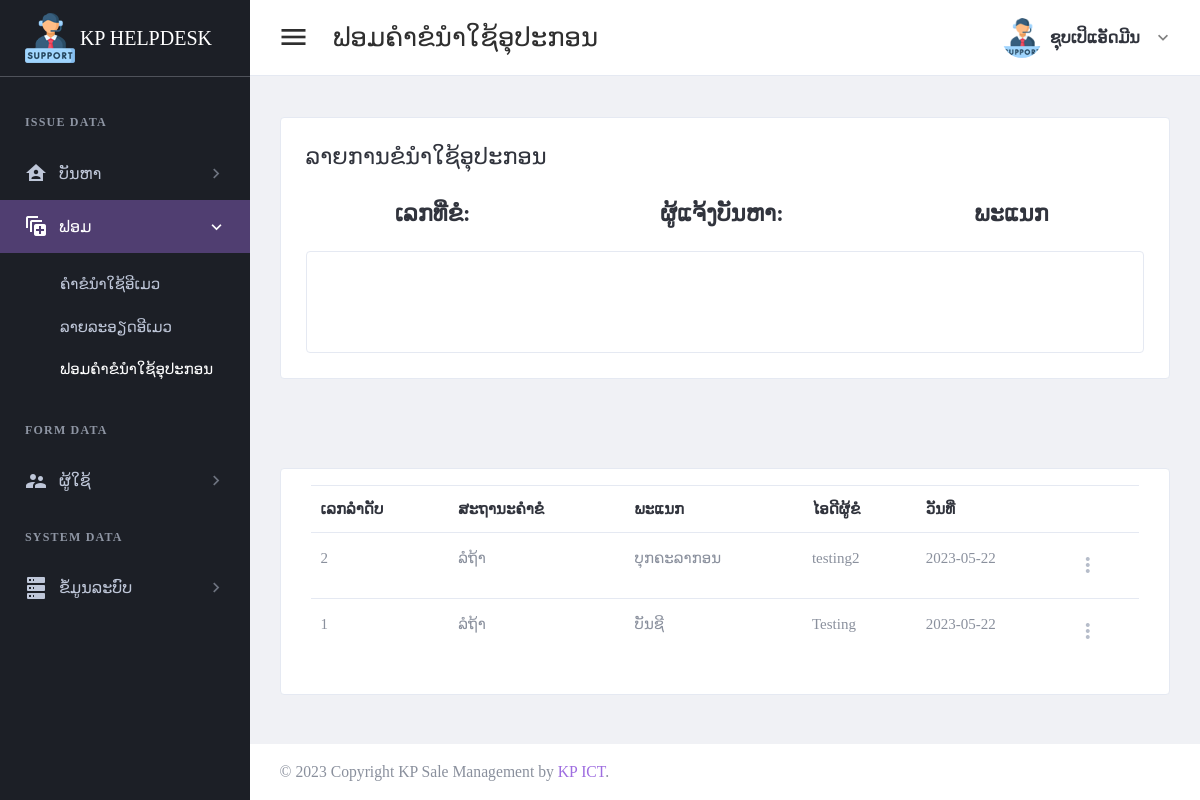
The page /page/check-request-use-item.php (signed in) on the database as committed earlier.
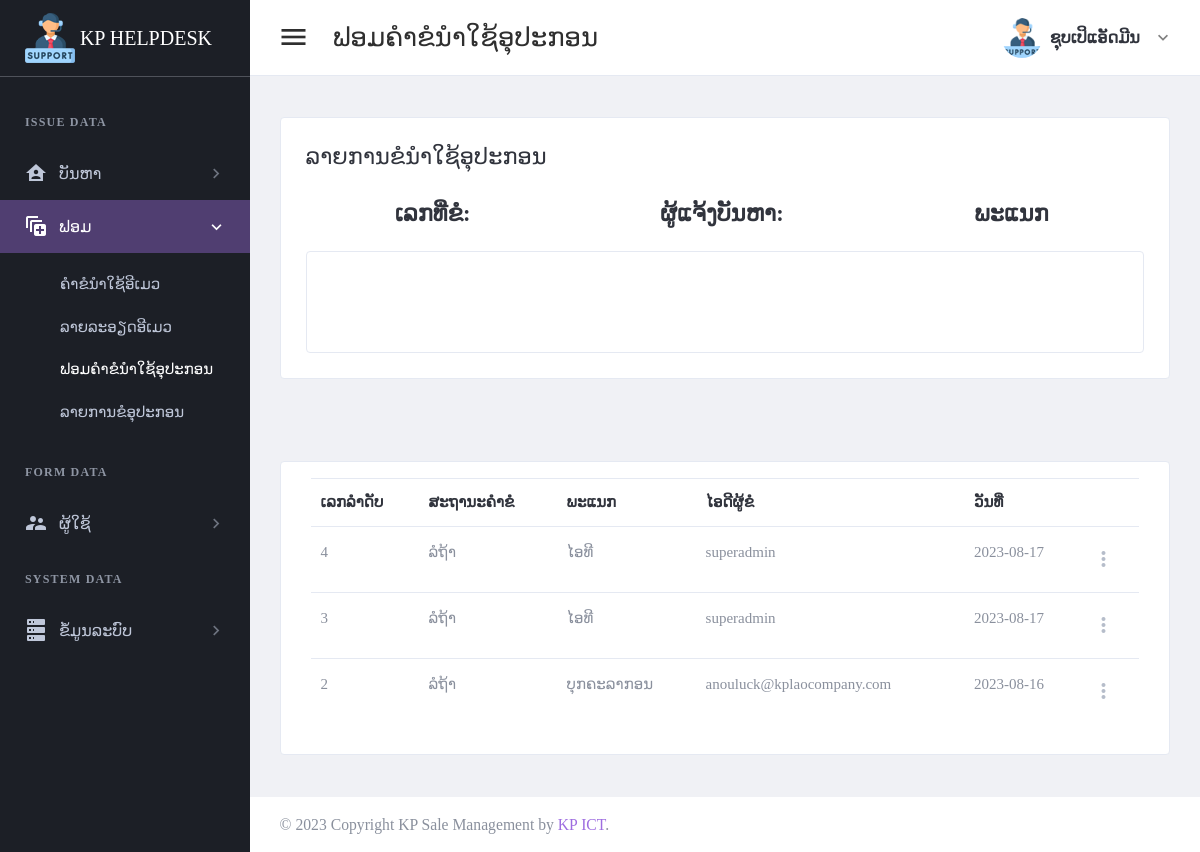
The same page on the database as committed later.
### tables this page shows
CREATE TABLE `tbl_header_title` (
  `ht_id` int(11) NOT NULL,
  `ht_name` varchar(300) DEFAULT NULL
);

CREATE TABLE `tbl_sub_title` (
  `st_id` int(11) NOT NULL,
  `st_name` varchar(300) DEFAULT NULL,
  `icon_code` varchar(100) DEFAULT NULL,
  `ht_id` int(11) DEFAULT NULL
);

CREATE TABLE `tbl_page_title` (
  `pt_id` int(11) NOT NULL,
  `pt_name` varchar(300) DEFAULT NULL,
  `ptf_name` varchar(100) DEFAULT NULL,
  `st_id` int(11) DEFAULT NULL
);

CREATE TABLE `tbl_request_use_item` (
  `rui_id` int(11) NOT NULL,
  `rui_bill_number` varchar(30) DEFAULT NULL,
  `rs_id` int(11) DEFAULT NULL,
  `depart_id` int(11) DEFAULT NULL,
  `request_by` int(11) DEFAULT NULL,
  `reqeust_date` date DEFAULT NULL
);

CREATE TABLE `tbl_request_status` (
  `rs_id` int(11) NOT NULL,
  `rs_name` varchar(150) DEFAULT NULL
);

CREATE TABLE `tbl_depart` (
  `dp_id` int(11) NOT NULL,
  `dp_name` varchar(150) DEFAULT NULL
);

CREATE TABLE `tbl_user` (
  `usid` int(11) NOT NULL,
  `full_name` varchar(300) DEFAULT NULL,
  `user_name` varchar(30) DEFAULT NULL,
  `user_password` varchar(30) DEFAULT NULL,
  `role_id` int(11) DEFAULT NULL,
  `depart_id` int(11) DEFAULT NULL,
  `user_status` int(11) DEFAULT NULL,
  `add_by` int(11) DEFAULT NULL,
  `date_register` date DEFAULT NULL
);

### setting/checksession.php (called while the page is built, shortened)
<?php
	if($_SESSION['id_users'] == "" )
	{
	header("location:logout.php");
	}
	  else{
		$full_name = $_SESSION["full_name"];
		$role_id = $_SESSION["role_id"];
	}
?>

### page/check-request-use-item.php (the view, shortened to what this page needs)
<?php
include("../setting/checksession.php");
include("../setting/conn.php");
$header_name = "ຟອມຄຳຂໍນຳໃຊ້ອຸປະກອນ";
$header_click = "2";
$rui_id = $_GET['rui_id'];
?>
<!DOCTYPE html>
<html lang="en" dir="ltr">
<head>
    <?php
    include("../setting/callcss.php");
    ?>
</head>
<body class="navbar-fixed sidebar-fixed" id="body">
    <div class="wrapper">
        <?php include "menu.php"; ?>
        <div class="page-wrapper">
            <?php
            include "header.php";
            ?>
            <div class="content-wrapper">
                <div class="content">
                    <div class="email-wrapper rounded border bg-white">
                        <div class="  no-gutters justify-content-center">
                            <div class="    ">
                                <div class="  p-4 p-xl-5">
                                    <div class="email-body-head mb-6 ">
                                        <h4 class="text-dark">ລາຍການຂໍນຳໃຊ້ອຸປະກອນ</h4>
                                    </div>
                                    <?php
                                    $detail = $conn->query("
                                    select full_name,dp_name ,rui_bill_number
                                    from tbl_request_use_item a
                                    left join tbl_user b on a.request_by = b.usid
                                    left join tbl_depart c on b.depart_id = c.dp_id
                                    where rui_id = '$rui_id'
                                    ")->fetch(PDO::FETCH_ASSOC);
                                    ?>
                                    <div class="row text-center">
                                        <div class="col-lg-4">
                                            <div class="form-group">
                                                <H4>
                                                    <label for="firstName">ເລກທີ່ຂໍ: </label> <label for="firstName"><?php echo $detail['rui_bill_number']; ?></label>
                                                </H4>
                                            </div>
                                        </div>
                                        <div class="col-lg-4">
                                            <div class="form-group">
                                                <H4>
                                                    <label for="firstName">ຜູ້ແຈ້ງບັນຫາ: </label> <label for="firstName"><?php echo $detail['full_name']; ?></label>
                                                </H4>
                                            </div>
                                        </div>
                                        <div class="col-lg-4">
                                            <div class="form-group">
                                                <H4>
                                                    <label for="firstName">ພະແນກ</label> <label for="firstName"><?php echo $detail['dp_name']; ?></label>
                                                </H4>
                                            </div>
                                        </div>
                                    </div>
                                    <form method="post" id="edititem">
                                        <div class="card p-4">
                                            <div class="row">
                                                <div class="card-body">
                                                </div>
                                            </div>
                                        </div>
                                </div>
                            </div>
                        </div>
                    </div>
                </div>
            </div>
            <div class="content-wrapper">
                <div class="content">
                    <div class="card card-default">
                        <div class="card-body">
                            <table id="productsTable2" class="table table-hover table-product" style="width:100%">
                                <thead>
                                    <tr>
                                        <th>ເລກລຳດັບ</th>
                                        <th>ສະຖານະຄຳຂໍ</th>
                                        <th>ພະແນກ</th>
                                        <th>ໄອດີຜູ້ຂໍ</th>
                                        <th>ວັນທີ່</th>
                                        <th></th>
                                    </tr>
                                </thead>
                                <tbody>
                                    <?php
                                    $stmt4 = $conn->prepare(" SELECT a.rui_id,rs_name,dp_name,user_name,reqeust_date FROM tbl_request_use_item a
                           left join tbl_request_status b on a.rs_id = b.rs_id
                           left join tbl_depart c on a.depart_id = c.dp_id
                           left join tbl_user d on a.request_by = d.usid
                            order by rui_id desc;
                             ");
                                    $stmt4->execute();
                                    if ($stmt4->rowCount() > 0) {
                                        while ($row4 = $stmt4->fetch(PDO::FETCH_ASSOC)) {
                                    ?>
                                            <tr>
                                                <td><?php echo $row4['rui_id']; ?></td>
                                                <td><?php echo $row4['rs_name']; ?></td>
                                                <td><?php echo $row4['dp_name']; ?></td>
                                                <td><?php echo $row4['user_name']; ?></td>
                                                <td><?php echo $row4['reqeust_date']; ?></td>
                                                <td>
                                                    <div class="dropdown">
                                                        <a class="dropdown-toggle icon-burger-mini" href="#" role="button" id="dropdownMenuLink" data-toggle="dropdown" aria-haspopup="true" aria-expanded="false" data-display="static">
                                                        </a>
                                                    </div>
                                                </td>
                                            </tr>
                                    <?php
                                        }
                                    }
                                    ?>
                                </tbody>
                            </table>
                        </div>
                    </div>
                </div>
            </div>
            <?php include "footer.php"; ?>
        </div>
    </div>
</body>
</html>

### setting/callcss.php (shortened to what this page needs)
<link href="../plugins/material/css/materialdesignicons.min.css" rel="stylesheet" />
<link href="../plugins/simplebar/simplebar.css" rel="stylesheet" />
<link href="../plugins/material/css/materialdesignicons.min.css" rel="stylesheet" />
<link href="../plugins/nprogress/nprogress.css" rel="stylesheet" />
<link id="main-css-href" rel="stylesheet" href="../css/3style.css" />
<link href="../plugins/prism/prism.css" rel="stylesheet" />
<link href="../plugins/DataTables/DataTables-1.10.18/css/jquery.dataTables.min.css" rel="stylesheet" />

### page/menu.php
<aside class="left-sidebar sidebar-dark" id="left-sidebar">
  <div id="sidebar" class="sidebar sidebar-with-footer">
    <div class="app-brand">
      <a href="index.php">
        <img src="../images/support.png" alt="Mono">
        <span class="brand-name">KP HELPDESK</span>
      </a>
    </div>
    <div class="sidebar-left" data-simplebar style="height: 100%;">
      <ul class="nav sidebar-inner" id="sidebar-menu">
        <?php
        $stmt = $conn->prepare(" SELECT distinct a.ht_id,ht_name
        FROM tbl_header_title a
        left join tbl_role_page b on a.ht_id = b.ht_id
        where role_id ='$role_id'
        order by  a.ht_id asc ");
        $stmt->execute();
        if ($stmt->rowCount() > 0) {
          while ($row = $stmt->fetch(PDO::FETCH_ASSOC)) {
            $ht_id = $row['ht_id'];
            $ht_name = $row['ht_name'];
        ?>
            <li class="section-title"> <?php echo "$ht_name"; ?></li>
            <?php
            $stmt1 = $conn->prepare("SELECT distinct a.st_id,st_name,role_id,icon_code
            FROM tbl_sub_title a
            left join tbl_role_page b on a.st_id = b.st_id
            where a.ht_id = '$ht_id' and role_id ='$role_id'
            order by a.st_id asc ");
            $stmt1->execute();
            if ($stmt1->rowCount() > 0) {
              while ($row1 = $stmt1->fetch(PDO::FETCH_ASSOC)) {
                $st_name = $row1['st_name'];
                $st_id = $row1['st_id'];
                $icon_code = $row1['icon_code'];
            ?>
                <li class='has-sub <?php if ($header_click == "$st_id") {  echo "active expand"; } ?>'>
                  <a class="sidenav-item-link" href="javascript:void(0)" data-toggle="collapse" data-target='#<?php echo "$st_name"; ?>' aria-expanded="false" aria-controls="<?php echo "$st_name"; ?>">
                    <i class="mdi <?php echo"$icon_code";?>"></i>
                    <span class="nav-text"> <?php echo "$st_name"; ?> </span> <b class="caret"></b>
                  </a>
                  <ul class='collapse <?php if ($header_click == "$st_id" ) { echo "show"; } ?>' id="<?php echo "$st_name"; ?>" data-parent="#sidebar-menu">
                    <div class="sub-menu">
                      <?php
                      $stmt2 = $conn->prepare(" SELECT pt_name,ptf_name
                      FROM tbl_page_title a
                      left join tbl_role_page b on a.pt_id = b.pt_id
                      where a.st_id = '$st_id' and role_id ='$role_id'
                      order by a.pt_id asc ");
                      $stmt2->execute();
                      if ($stmt2->rowCount() > 0) {
                        while ($row2 = $stmt2->fetch(PDO::FETCH_ASSOC)) {
                          $pt_name = $row2['pt_name'];
                      ?>
                          <li class="<?php if ($header_name ==  $row2['pt_name']) { echo "active"; } ?>">
                            <a class="sidenav-item-link" href='<?php echo $row2['ptf_name'] ?>'>
                              <span class="nav-text"><?php echo"$pt_name";?></span>
                            </a>
                          </li>
                      <?php
                        }
                      }
                      ?>
                    </div>
                  </ul>
              <?php
              }
            }
              ?>
                </li>
            <?php
          }
        }
            ?>
      </ul>
    </div>
  </div>
</aside>

### page/header.php (shortened to what this page needs)
<header class="main-header" id="header">
  <nav class="navbar navbar-expand-lg navbar-light" id="navbar">
    <button id="sidebar-toggler" class="sidebar-toggle">
    </button>
    <span class="page-title"><?php echo "$header_name"; ?></span>
    <div class="navbar-right ">
      <ul class="nav navbar-nav">
        <li class="dropdown user-menu">
          <button class="dropdown-toggle nav-link" data-toggle="dropdown">
            <img src="../images/support.png" class="user-image rounded-circle" alt="User Image" />
            <span class="d-none d-lg-inline-block"><?php echo "$full_name"; ?></span>
          </button>
        </li>
      </ul>
    </div>
  </nav>
</header>

### page/footer.php (shortened to what this page needs)
<footer class="footer mt-auto">
	<div class="copyright bg-white">
		<p>
			&copy; <span id="copy-year"></span> Copyright KP Sale Management by <a class="text-primary"> KP ICT</a>.
		</p>
	</div>
</footer>

Rows that differ between the two databases and show on the page:
removed tbl_request_use_item: rui_id "1", rs.rs_name "ລໍຖ້າ", depart.dp_name "ບັນຊີ", tbl_user.user_name "Testing", reqeust_date "2023-05-22"
added tbl_page_title: pt_name "ລາຍການຂໍອຸປະກອນ", shown under tbl_sub_title "ຟອມ"
added tbl_request_use_item: rui_id "4", rs.rs_name "ລໍຖ້າ", depart.dp_name "ໄອທີ", tbl_user.user_name "superadmin", reqeust_date "2023-08-17"
added tbl_request_use_item: rui_id "3", rs.rs_name "ລໍຖ້າ", depart.dp_name "ໄອທີ", tbl_user.user_name "superadmin", reqeust_date "2023-08-17"
changed tbl_request_use_item "ບຸກຄະລາກອນ": tbl_user.user_name "testing2" → "anouluck@kplaocompany.com"; reqeust_date "2023-05-22" → "2023-08-16"
